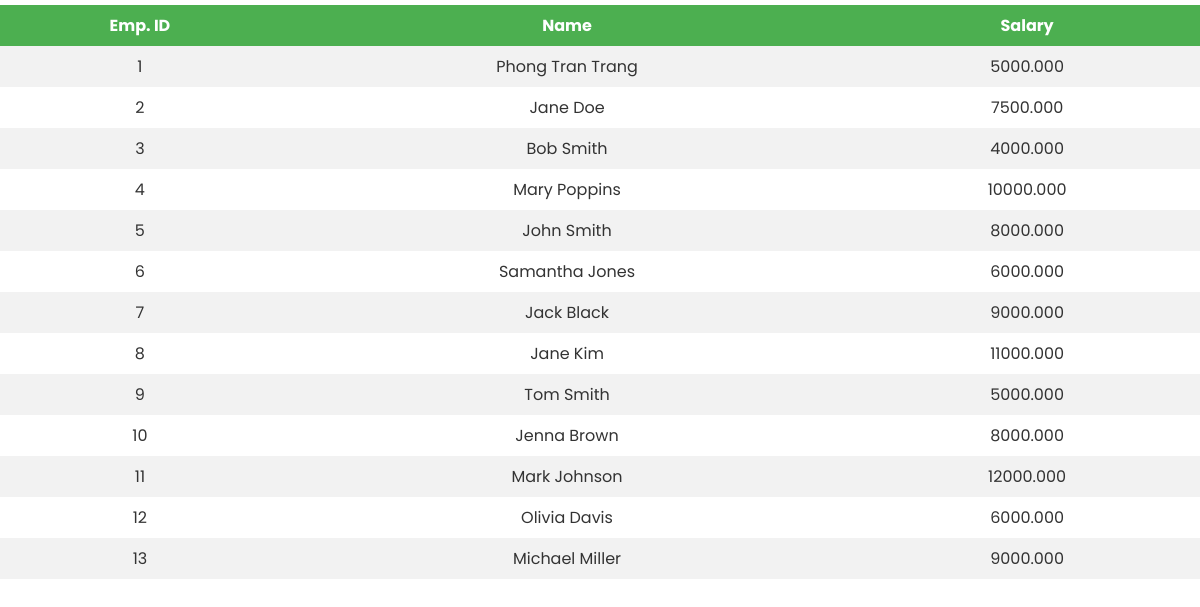
Screenshot of /pages/salaryemp.php with the database file from the repository.
### tables this page shows
CREATE TABLE user (
    id INT(11) UNSIGNED AUTO_INCREMENT NOT NULL PRIMARY KEY ,
    username VARCHAR(50) NOT NULL UNIQUE,
    `password` VARCHAR(50) NOT NULL,
    lv INT(6) UNSIGNED NOT NULL,
    fname VARCHAR(50) ,
    minit VARCHAR(50) ,
    lname VARCHAR(50) ,
    bdate date ,
    start_dt datetime DEFAULT CURRENT_TIMESTAMP ,
    addr VARCHAR(255) ,
    phone VARCHAR(15) ,
    email VARCHAR(50),
    salary DEC(15,3) ,
    gender ENUM('male', 'female')
);

### pages/salaryemp.php (the view, shortened to what this page needs)
<?php
require_once('process/dbh.php');
$sql = "SELECT user.id,user.fname,user.lname, user.salary from user";
$result = mysqli_query($conn, $sql);
?>
<html>
<head>
    <link rel="stylesheet" type="text/css" href="styleview.css">
    <link rel="stylesheet" href="https://maxcdn.bootstrapcdn.com/bootstrap/3.4.1/css/bootstrap.min.css">
    <link rel="stylesheet" href="https://use.fontawesome.com/releases/v5.15.4/css/all.css" />
</head>
<body>
    <div class="divider"></div>
    <table>
        <tr>
            <th class="center">Emp. ID</th>
            <th class="center">Name</th>
            <th class="center">Salary</th>
        </tr>
        <?php
        while ($user = mysqli_fetch_assoc($result)) {
            echo "<tr>";
            echo "<td>" . $user['id'] . "</td>";
            echo "<td>" . $user['fname'] . " " . $user['lname'] . "</td>";
            echo "<td>" . $user['salary'] . "</td>";
        }
        ?>
    </table>
</body>
</html>

### pages/styleview.css (style rules this page uses)
body { margin: 0px; }
.divider { height: 5px; }
.center { text-align: center; }
table { margin: 0px; border-collapse: collapse; width: 100%; font-family: 'Montserrat', sans-serif; }
th, td { text-align: center; padding: 8px; }
tr:nth-child(even) { background-color: #f2f2f2 }
th { background-color: #4CAF50; color: white; }

### pages/salaryemp.php (style rules this page uses)
:root { --main-color: #8e44ad; --black: #222; --white: #fff; --light-black: #777; --light-white: #fff9; --dark-bg: rgba(0, 0, 0, .7); --light-bg: #eee; --border: .1rem solid var(--black); --box-shadow: 0 .5rem 1rem rgba(0, 0, 0, .1); --text-shadow: 0 1.5rem 3rem rgba(0, 0, 0, .3); }
* { font-family: 'Poppins', sans-serif; margin: 0; padding: 0; box-sizing: border-box; outline: none; border: none; text-decoration: none; text-transform: capitalize; }
html { fron-size: 62.5%; overflow-x: hidden; }
body { margin: 0px; }
.divider { height: 5px; }
.center { text-align: center; }
table { margin: 0px; border-collapse: collapse; width: 100%; font-family: 'Montserrat', sans-serif; }
th, td { text-align: center; padding: 8px; }
tr:nth-child(even) { background-color: #f2f2f2 }
th { background-color: #4CAF50; color: white; }

### rows the page displays
user: id "1", fname "Phong", lname "Tran Trang", salary "5000.000"
user: id "2", fname "Jane", lname "Doe", salary "7500.000"
user: id "3", fname "Bob", lname "Smith", salary "4000.000"
user: id "4", fname "Mary", lname "Poppins", salary "10000.000"
user: id "5", fname "John", lname "Smith", salary "8000.000"
user: id "6", fname "Samantha", lname "Jones", salary "6000.000"
user: id "7", fname "Jack", lname "Black", salary "9000.000"
user: id "8", fname "Jane", lname "Kim", salary "11000.000"
user: id "9", fname "Tom", lname "Smith", salary "5000.000"
user: id "10", fname "Jenna", lname "Brown", salary "8000.000"
user: id "11", fname "Mark", lname "Johnson", salary "12000.000"
user: id "12", fname "Olivia", lname "Davis", salary "6000.000"
user: id "13", fname "Michael", lname "Miller", salary "9000.000"
